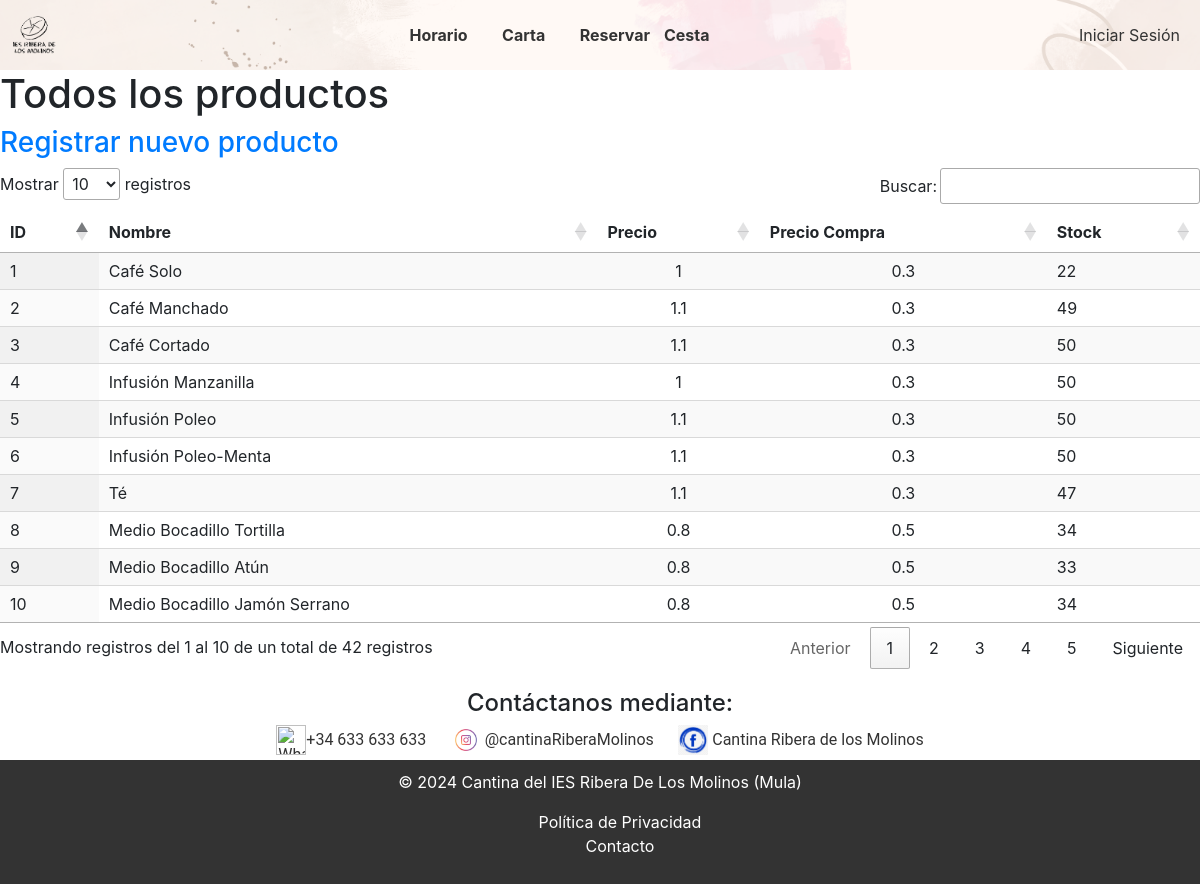
/TFG/trabajador/productos.php, run on the app's committed database.
### tables this page shows
CREATE TABLE `articulo` (
  `idArticulo` int(11) NOT NULL,
  `articulo` varchar(200) NOT NULL,
  `pvp` float NOT NULL,
  `precioCompra` float NOT NULL,
  `stock` int(11) NOT NULL,
  `idProveedor` int(11) NOT NULL,
  `idCategoria` int(11) NOT NULL,
  `imagen` varchar(200) NOT NULL
);

### TFG/db/bd.inc.php (called while the page is built, shortened)
<?php
function conectar() {
    try {
        $host = "localhost";
        $basedatos = "tfg";
        $usuario = "root";
        $password = "";
        return new PDO("mysql:host=$host;dbname=$basedatos", $usuario, $password);
    } catch (PDOException $e) {
        echo $e->getMessage();
    }
}
function obtenerArticulos() {
    $conexion = conectar();
    $sql = $conexion->prepare("SELECT * FROM articulo");
    $sql->execute();
    $sql->setFetchMode(PDO::FETCH_ASSOC);
    return $sql->fetchAll();
}

### TFG/trabajador/productos.php (the view, shortened to what this page needs)
<?php
include("../includes/header.php");
include '../db/bd.inc.php';
?>
<link rel="stylesheet" href="/TFG-MAIN/TFG/CSS/producto.css">
<link rel="stylesheet" href="/TFG-MAIN/TFG/CSS/footer.css">
<link rel="stylesheet" href="/TFG-MAIN/TFG/CSS/header.css">
<link rel="stylesheet" type="text/css" href="https://cdn.datatables.net/1.10.22/css/jquery.dataTables.min.css">
<link rel="stylesheet" href="https://stackpath.bootstrapcdn.com/bootstrap/4.5.2/css/bootstrap.min.css">
<body>
    <h1 class="titulo">Todos los productos</h1>
    <h3><a href="/TFG-MAIN/TFG/trabajador/registroProductos.php" class="aIniciar">Registrar nuevo producto</a></h3>
    <table id="productos" class="display">
        <thead>
            <tr>
                <th>ID</th>
                <th>Nombre</th>
                <th class='precio'>Precio</th>
                <th class='compra'>Precio Compra</th>
                <th class='stock'>Stock</th>
            </tr>
        </thead>
        <tbody>
            <?php
            $productos = obtenerArticulos();
            foreach ($productos as $producto) {
                echo "<tr>";
                echo "<td>" . $producto['idArticulo'] . "</td>";
                echo "<td>" . $producto['articulo'] . "</td>";
                echo "<td class='precio' data-id='" . $producto['idArticulo'] . "'>" . $producto['pvp'] . "</td>";
                echo "<td class='compra' data-id='" . $producto['idArticulo'] . "'>" . $producto['precioCompra'] . "</td>";
                echo "<td class='stock' data-id='" . $producto['idArticulo'] . "'>" . $producto['stock'] . "</td>";
                echo "</tr>";
            }
            ?>
        </tbody>
    </table>
<?php
include("../includes/footer.php");
?>

### TFG/CSS/header.css (style rules this page uses)
body { width: 100%; font-family: 'Roboto', sans-serif; margin: 0 auto; }

### TFG/CSS/producto.css (style rules this page uses)
#productos td:nth-child(3), #productos td:nth-child(4) { text-align: center; }

### data on the page
articulo: idArticulo "1", articulo "Café Solo", pvp "1", precioCompra "0.3", stock "22"
articulo: idArticulo "2", articulo "Café Manchado", pvp "1.1", precioCompra "0.3", stock "49"
articulo: idArticulo "3", articulo "Café Cortado", pvp "1.1", precioCompra "0.3", stock "50"
articulo: idArticulo "4", articulo "Infusión Manzanilla", pvp "1", precioCompra "0.3", stock "50"
articulo: idArticulo "5", articulo "Infusión Poleo", pvp "1.1", precioCompra "0.3", stock "50"
articulo: idArticulo "6", articulo "Infusión Poleo-Menta", pvp "1.1", precioCompra "0.3", stock "50"
articulo: idArticulo "7", articulo "Té", pvp "1.1", precioCompra "0.3", stock "47"
articulo: idArticulo "8", articulo "Medio Bocadillo Tortilla", pvp "0.8", precioCompra "0.5", stock "34"
articulo: idArticulo "9", articulo "Medio Bocadillo Atún", pvp "0.8", precioCompra "0.5", stock "33"
articulo: idArticulo "10", articulo "Medio Bocadillo Jamón Serrano", pvp "0.8", precioCompra "0.5", stock "34"
